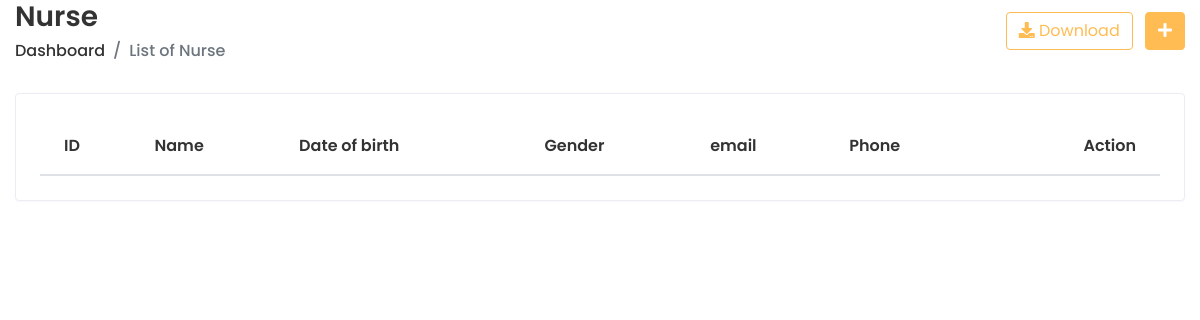
The app's page /app/nurselist/ (signed in), older data.
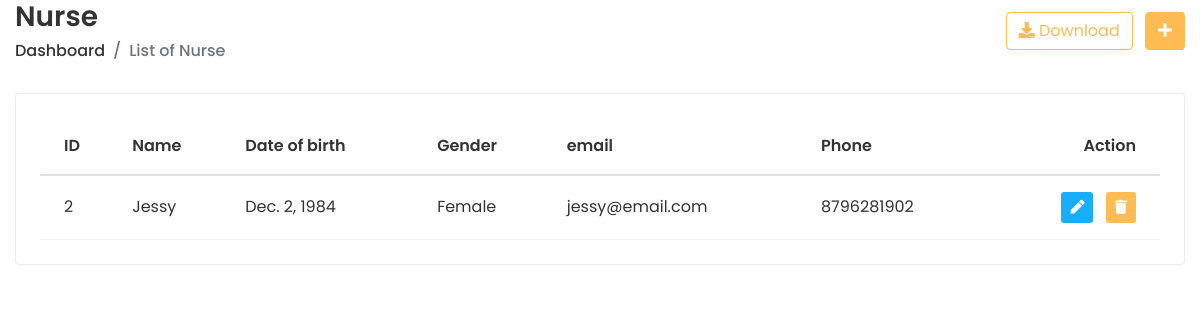
The same page, newer data.
### doctor/models.py (models this page shows, shortened)
class NurseDetails(models.Model):
    nurse_name = models.CharField(max_length=50)
    gender = models.CharField(
         max_length=20,
         choices=(("Male", "Male"), ("Female", "Female"), ("Other", "Other")),
     )
    email = models.EmailField(default="", max_length=50, unique=True)
    date_of_birth = models.DateField()
    phone_number = models.CharField(default="", max_length=20)
    created = models.DateTimeField(auto_now_add=True)
    updated = models.DateTimeField(auto_now=True)

### doctor/views.py (the view)
# urls.py: path("nurselist/", views.nurse_list, name="nurse_list"),
@login_required
def nurse_list(request):
    nurses = NurseDetails.objects.all()
    return render(request, "nurse/nurse_list.html", {'nurses': nurses})

### templates/nurse/nurse_list.html (shortened to what this page needs)
{% extends 'home/base-login.html' %}
{% load static %}
{% block content %}
      <div class="content container-fluid">
         <div class="page-header">
        <div class="row align-items-center">
           <div class="col">
              <h3 class="page-title">Nurse</h3>
              <ul class="breadcrumb">
                 <li class="breadcrumb-item"><a href="{% url 'Nurseindex' %}">Dashboard</a></li>
                 <li class="breadcrumb-item active">List of Nurse</li>
              </ul>
           </div>
           <div class="col-auto text-right float-right ml-auto">
              <a href="#" class="btn btn-outline-primary mr-2"><i class="fas fa-download"></i> Download</a>
              <a href="add-student.html" class="btn btn-primary"><i class="fas fa-plus"></i></a>
           </div>
        </div>
     </div>
     <div class="row">
        <div class="col-sm-12">
           <div class="card card-table">
              <div class="card-body">
                 <div class="table-responsive">
                    <table class="table table-hover table-center mb-0 datatable">
                       <thead>
                          <tr>
                             <th>ID</th>
                             <th>Name</th>
                             <th>Date of birth</th>
                             <th>Gender</th>
                             <th>email</th>
                             <th>Phone</th>
                             <th class="text-right">Action</th>
                          </tr>
                       </thead>
                       {% for nurse in nurses %}
                       <tbody>
                          <tr>
                             <td>{{ nurse.id }}</td>
                             <td>
                                {{ nurse.nurse_name }}
                             </td>
                             <td>
                                {{ nurse.date_of_birth }}
                             </td>
                             <td>
                                {{ nurse.gender }}
                             </td>
                             <td>
                                {{ nurse.email }}
                             </td>
                             <td>
                                {{ nurse.phone_number }}
                             </td>
                             <td class="text-right">
                                <div class="actions">
                                   <a href="{% url 'nurse_edit' nurse.id %}" class="btn btn-sm bg-success-light mr-2">
                                   <i class="fas fa-pen"></i>
                                   </a>
                                   <a href="#" class="btn btn-sm bg-danger-light" onclick="confirmDelete('{{ nurse.nurse_name }}', '{{ nurse.id }}')">
                                   <i class="fas fa-trash"></i>
                                   </a>
                                </div>
                             </td>
                          </tr>
                       </tbody>
                       {% endfor %}
                    </table>
                 </div>
              </div>
            </div>
         </div>
  {% endblock %}

### templates/home/base-login.html (shortened to what this page needs)
{% load static %}
<!DOCTYPE html>
<html lang="en">
<head>
<link rel="stylesheet" href="{% static 'prescol/plugins/bootstrap/css/bootstrap.min.css' %}">
<link rel="stylesheet" href="{% static 'prescol/plugins/fontawesome/css/fontawesome.min.css' %}">
<link rel="stylesheet" href="{% static 'prescol/plugins/fontawesome/css/all.min.css' %}">
<link rel="stylesheet" href="{% static 'prescol/css/style.css' %}">
</head>
<body>
    {% block content %}
    {% endblock %}
</body>
</html>

### static/prescol/css/style.css (style rules this page uses)
html { height: 100%; }
body { background-color: #fff; color: #333; font-family: 'Poppins', sans-serif; font-size: 1rem; height: 100%; line-height: 1.5; overflow-x: hidden; }
h1, h2, h3, h4, h5, h6 { font-family: 'Poppins', sans-serif; margin-top: 0; }
a { color: #009ce7; }
input, button, a { transition: all 0.4s ease; -moz-transition: all 0.4s ease; -o-transition: all 0.4s ease; -ms-transition: all 0.4s ease; -webkit-transition: all 0.4s ease; }
ul, ol { padding: 0px; list-style: none; }
.table { color: #333; max-width: 100%; margin-bottom: 0; width: 100%; }
.table thead tr th { font-weight: 600; }
.table tbody tr { border-bottom: 1px solid rgba(0, 0, 0, 0.05); }
.table.table-center td, .table.table-center th { vertical-align: middle; }
.card-table .card-body .table > thead > tr > th { border-top: 0; }
.card-table .card-body .table tr td:first-child, .card-table .card-body .table tr th:first-child { padding-left: 1.5rem; }
.card-table .card-body .table tr td:last-child, .card-table .card-body .table tr th:last-child { padding-right: 1.5rem; }
.card-table .table td, .card-table .table th { border-top: 1px solid #e2e5e8; padding: 1rem 0.75rem; white-space: nowrap; }
.btn-primary { background-color: #FFBC53; border: 1px solid #FFBC53; }
.btn-outline-primary { color: #FFBC53; border-color: #FFBC53; }
.card { border: 1px solid #ececf5; box-shadow: 0 1px 3px 0 rgba(0, 0, 0, 0.03); margin-bottom: 1.875rem; }
.card-body { padding: 1.5rem; }
.bg-danger-light { background-color:#FFBC53 !important; color:#fff !important; }
.bg-success-light { background-color: #18aefa; color: #fff; }
.page-header { margin-bottom: 1.875rem; }
.page-header .breadcrumb { background-color: transparent; color: #6c757d; font-size: 1rem; font-weight: 500; margin-bottom: 0; padding: 0; }
.page-header .breadcrumb a { color: #333; }
.page-title { font-size: 28px; font-weight: 600; color: #333; margin-bottom: 5px; }

Row changes from the older to the newer data that the page shows:
added NurseDetails: id "2", nurse_name "Jessy", date_of_birth "Dec. 2, 1984", gender "Female", email "jessy@email.com", phone_number "8796281902"
